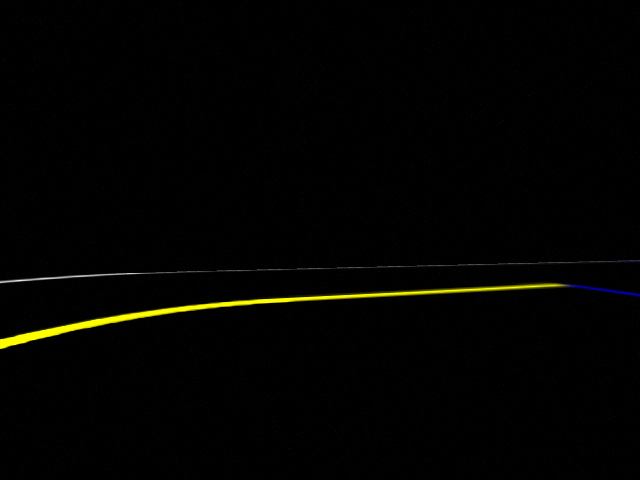
#> input picture code/testing_ws/lane_detection/images/inrightcurve.png, 640 x 480 px
$ python lane_detection_v2.py   (older library calls are emulated)
#> lines starting #> are read from the running program, lines starting #| are printed output that depends on the picture; after the words box and inside, x2 and y2 are one past the last pixel; in counts of white or black regions, pixels touching at a corner belong together
# Code from https://automaticaddison.com/the-ultimate-guide-to-real-time-lane-detection-using-opencv/

import cv2
import numpy as np
import matplotlib.pyplot as plt


def threshold_yellow(image):
    mask = cv2.inRange(image, (10, 70, 95), (100, 255, 255))
    return mask

def threshold_white(image):
    mask = cv2.inRange(image, (0,0,215), (179,35,255))
    return mask


def bird_view(roi_points, desired_roi_points, original_frame):
    transformation_matrix = cv2.getPerspectiveTransform(roi_points, desired_roi_points)
    warped_frame = cv2.warpPerspective(original_frame, transformation_matrix, (640, 480), flags=(cv2.INTER_LINEAR))
    #  warped_plot = cv2.polylines(warped_copy, desired_roi_points, True, (147, 20, 255), 3)
    return warped_frame


def bird_view_back(roi_points, desired_roi_points, frame):
    inv_transformation_matrix = cv2.getPerspectiveTransform(desired_roi_points, roi_points)
    warped_frame = cv2.warpPerspective(frame, inv_transformation_matrix, (640, 480), flags=(cv2.INTER_LINEAR))
    return warped_frame

def bird_view_back_points(roi_points, desired_roi_points, points):
    corrected_points = []
    M = cv2.getPerspectiveTransform(desired_roi_points, roi_points)
    for point in points:
        x = point[1]
        y = point[0]
        # https://stackoverflow.com/questions/55656057/how-to-use-cv2-warpperspective-with-only-one-source-point-x-y
        d = M[2, 0] * x + M[2, 1] * y + M[2, 2]
        corrected_points.append((
                int((M[0, 0] * x + M[0, 1] * y + M[0, 2]) / d), # x
                int((M[1, 0] * x + M[1, 1] * y + M[1, 2]) / d), # y
            )
        )
    return corrected_points


def calculate_histogram(frame=None):
    """
    Calculate the image histogram to find peaks in white pixel count

    :param frame: The warped image
    :param plot: Create a plot if True
    """

    # Generate the histogram
    histogram = np.sum(frame[:,:], axis=0)

    if False:

      # Draw both the image and the histogram
      figure, (ax1, ax2) = plt.subplots(2,1) # 2 row, 1 columns
      figure.set_size_inches(10, 5)
      ax1.imshow(frame, cmap='gray')
      ax1.set_title("Warped Binary Frame")
      ax2.plot(histogram)
      ax2.set_title("Histogram Peaks")
      plt.show()

    return histogram

def get_lane_line_indices_sliding_windows(histogram, warped_frame):
    """
    Get the indices of the lane line pixels using the
    sliding windows technique.

    :param: plot Show plot or not
    :return: Best fit lines for the left and right lines of the current lane
    """
    # Sliding window width is +/- margin
    margin = int((1/12) * 640)

    frame_sliding_window = warped_frame.copy()

    # Set the height of the sliding windows
    window_height = np.int(warped_frame.shape[0]/10)

    # Find the x and y coordinates of all the nonzero
    # (i.e. white) pixels in the frame.
    nonzero = warped_frame.nonzero()
    nonzeroy = np.array(nonzero[0])
    nonzerox = np.array(nonzero[1])

    # Store the pixel indices for the left and right lane lines
    left_lane_inds = []

    # Current positions for pixel indices for each window,
    # which we will continue to update
    leftx_base = np.argmax(histogram[:])
    leftx_current = leftx_base

    # Go through one window at a time
    no_of_windows = 10

    for window in range(no_of_windows):

        # Identify window boundaries in x and y (and right and left)
        win_y_low = 0 # warped_frame.shape[0] - (window + 1) * window_height
        win_y_high = 480 # warped_frame.shape[0] - window * window_height
        win_xleft_low = 0 # leftx_current - margin
        win_xleft_high = 640 #leftx_current + margin
        cv2.rectangle(frame_sliding_window,(win_xleft_low,win_y_low),(
        win_xleft_high,win_y_high), (255,255,255), 2)

        # Identify the nonzero pixels in x and y within the window
        good_left_inds = ((nonzeroy >= win_y_low) & (nonzeroy < win_y_high) &
                          (nonzerox >= win_xleft_low) & (
                           nonzerox < win_xleft_high)).nonzero()[0]

        # Append these indices to the lists
        left_lane_inds.append(good_left_inds)

        # If you found > minpix pixels, recenter next window on mean position
        minpix = int((1/24) * 640)
        if len(good_left_inds) > minpix:
            leftx_current = np.int(np.mean(nonzerox[good_left_inds]))

    # Concatenate the arrays of indices
    left_lane_inds = np.concatenate(left_lane_inds)

    # Extract the pixel coordinates for the left and right lane lines
    leftx = nonzerox[left_lane_inds]
    lefty = nonzeroy[left_lane_inds]

    weights = []
    for x, y in zip(leftx, lefty):
        weights.append(y ** 8)

    # Fit a second order polynomial curve to the pixel coordinates for
    # the left and right lane lines
    left_fit = np.polyfit(lefty, leftx, 2, w=weights)


    # Create the x and y values to plot on the image
    ploty = np.linspace(
        0, frame_sliding_window.shape[0]-1, frame_sliding_window.shape[0])
    left_fitx = left_fit[0]*ploty**2 + left_fit[1]*ploty + left_fit[2]
    # Generate an image to visualize the result
    out_img = np.dstack((
        frame_sliding_window, frame_sliding_window, (
        frame_sliding_window))) * 255

    # Add color to the left line pixels and right line pixels
    out_img[nonzeroy[left_lane_inds], nonzerox[left_lane_inds]] = [255, 0, 0]

    # Plot the figure with the sliding windows
    if False:
        figure, (ax1, ax2, ax3) = plt.subplots(3,1) # 3 rows, 1 column
        figure.set_size_inches(10, 10)
        figure.tight_layout(pad=3.0)
        ax1.imshow(cv2.cvtColor(warped_frame, cv2.COLOR_BGR2RGB))
        ax2.imshow(frame_sliding_window, cmap='gray')
        ax3.imshow(out_img)
        ax3.plot(left_fitx, ploty, color='yellow')
        ax1.set_title("Original Frame")
        ax2.set_title("Warped Frame with Sliding Windows")
        ax3.set_title("Detected Lane Lines with Sliding Windows")
        plt.show()

    return left_fit


def draw_tangent(frame, x, y, tangent):
    number_of_points = 30
    for i in range(number_of_points):
        x_s = i * (480 / number_of_points) - x
        y_s = tangent(x_s)

        x_cv = int(y + y_s)
        y_cv = int(x + x_s)
        cv2.circle(frame, (x_cv, y_cv), 4, 100, -1)


def calculate_trajectory_points(coefficients):
    points = []
    poly = lambda x: coefficients[0] * x ** 2 + coefficients[1] * x + coefficients[2]
    poly_slope = lambda x: 2 * coefficients[0] * x + coefficients[1]
    number_of_points = 30
    pixels_into_line = 150
    for i in range(number_of_points):
        x = i * (480 / number_of_points)
        y = poly(x)
        slope = poly_slope(x)
        tangent_90_deg = lambda x: - (1 / slope) * x

        x_s = - (slope * pixels_into_line) / ((slope ** 2 + 1) ** (1 / 2))
        y_s = tangent_90_deg(x_s)
        points.append((x + x_s, y + y_s))
    return points


def main():
    original_frame = cv2.imread('images/inrightcurve.png')
#> original_frame is the input picture: shape (480, 640, 3); mean B, G, R 1.1, 3.1, 3.1
    original_frame = cv2.cvtColor(original_frame, cv2.COLOR_BGR2HSV)
#> original_frame: shape (480, 640, 3); mean H, S, V 0.7, 4.1, 3.2
    threshold_frame = threshold_yellow(original_frame)
#> in threshold_yellow, `mask = cv2.inRange(image, (10, 70, 95), (100, 255, 255))`:
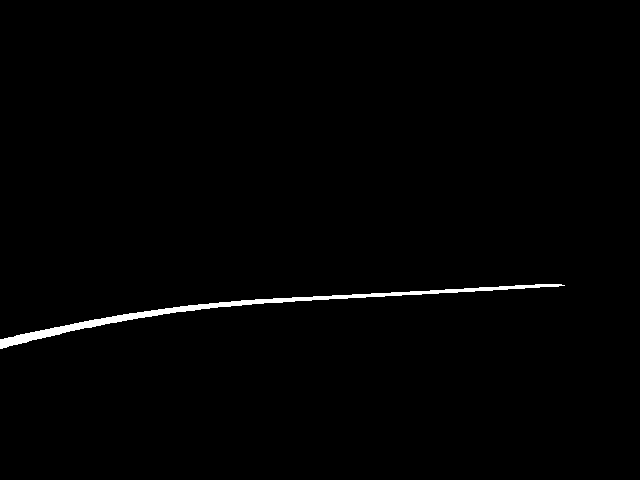
#> mask: shape (480, 640); 0.93% white; 1 white region, box (x1, y1, x2, y2) and area: (0, 284, 565, 349) 2864
    # [7 lines of commented-out code are left out]
    roi_points = np.float32([(0, 345), (564, 345), (247, 263), (375, 263)])
    padding = int(0.25 * 640)
    desired_roi_points = np.float32(
        [
            (padding, 480),
            (640-padding, 480),
            (padding, 0),
            (640-padding, 0)
        ]
    )
    threshold_frame = bird_view(roi_points, desired_roi_points, threshold_frame)
#> in bird_view, `warped_frame = cv2.warpPerspective(original_frame, transformation_matr..`:
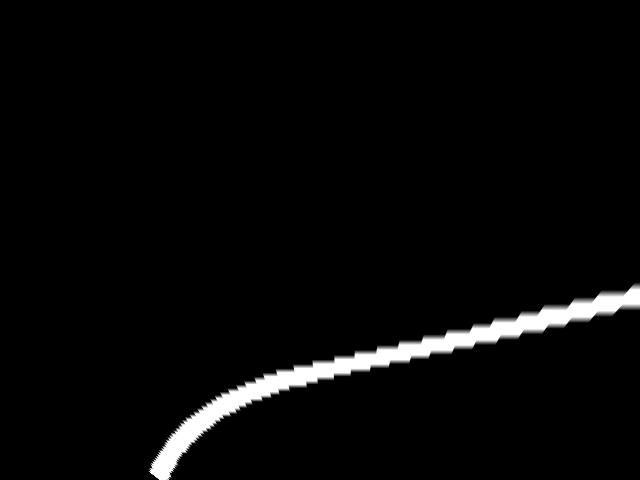
#> warped_frame: shape (480, 640); min 0, max 255, mean 8
    histogram = calculate_histogram(threshold_frame)
#> in calculate_histogram, `histogram = np.sum(frame[:,:], axis=0)`: histogram = 640 values, max 10102 at index 168, min 0 at index 0, mean 3832.9
    coefficients = get_lane_line_indices_sliding_windows(histogram, threshold_frame)
#> in get_lane_line_indices_sliding_windows, `nonzero = warped_frame.nonzero()`: nonzero = 11994 positions, rows 282 to 479, columns 148 to 639
#> in get_lane_line_indices_sliding_windows, `nonzeroy = np.array(nonzero[0])`: nonzeroy = 11994 values from 282 to 479
#> in get_lane_line_indices_sliding_windows, `nonzerox = np.array(nonzero[1])`: nonzerox = 11994 values, max 639 at index 4, min 148 at index 11723, mean 383.7
#> in get_lane_line_indices_sliding_windows, `leftx_base = np.argmax(histogram[:])`: leftx_base = 168
#> after the loop in get_lane_line_indices_sliding_windows, `for window in range(no_of_windows):`:
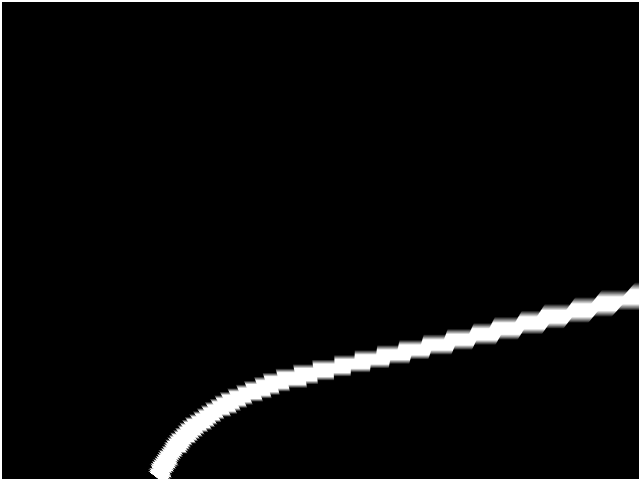
#> frame_sliding_window: shape (480, 640); 1.08% of pixels changed, all inside (x1, y1, x2, y2) = (0, 0, 640, 480)
#> after the loop in get_lane_line_indices_sliding_windows, `for window in range(no_of_windows):`: left_lane_inds = 10 items
#> the loop in get_lane_line_indices_sliding_windows, `for x, y in zip(leftx, lefty):` made 119940 passes
#> (x, y) on passes 1 to 3: (635, 282), (636, 282), (637, 282)
#> after the loop in get_lane_line_indices_sliding_windows, `for x, y in zip(leftx, lefty):`: weights = 119940 items
#> in get_lane_line_indices_sliding_windows, `left_fit = np.polyfit(lefty, leftx, 2, w=weights)`: left_fit = [0.014, -13.57, 3433.8]
#> in get_lane_line_indices_sliding_windows, `left_fitx = left_fit[0]*ploty**2 + left_fit[1]*ploty + left_fit[2]`: left_fitx = 480 values, max 3433.8 at index 0, min 149.8 at index 479, mean 1256.9
#> in get_lane_line_indices_sliding_windows, `out_img = np.dstack(( frame_sliding_window, frame_sliding_window, ( fr..`:
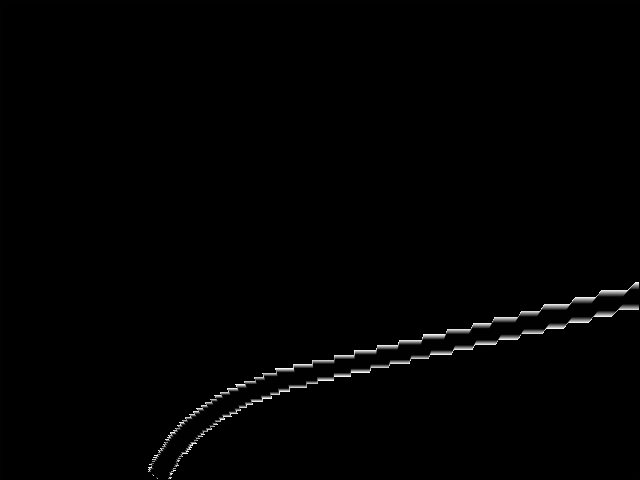
#> out_img: shape (480, 640, 3); min 0, max 255, mean 2
#> in get_lane_line_indices_sliding_windows, `out_img[nonzeroy[left_lane_inds], nonzerox[left_lane_inds]] = [255, 0,..`:
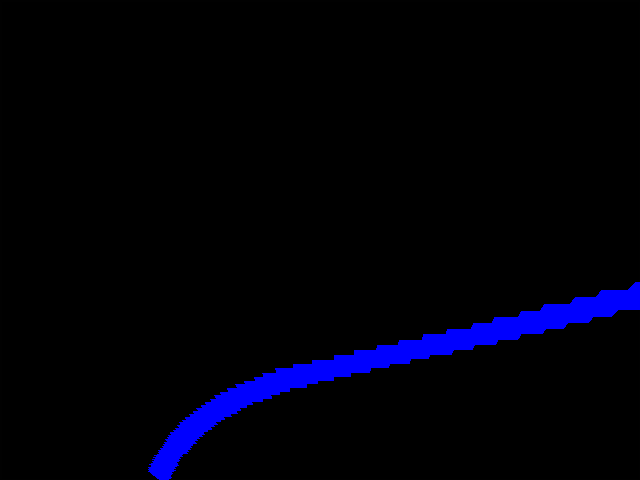
#> out_img: shape (480, 640, 3); 3.9% of pixels changed, all inside (x1, y1, x2, y2) = (148, 282, 640, 480); drawn as B, G, R
#> coefficients = [0.014, -13.57, 3433.8]
    points = calculate_trajectory_points(coefficients)
#> points = 30 pairs, first value 149.6 to 555.7, second value 272.2 to 3444.8
    corrected_points = bird_view_back_points(roi_points, desired_roi_points, points)
#> in bird_view_back_points, `M = cv2.getPerspectiveTransform(desired_roi_points, roi_points)`: M = [[0.4, -0.515, 183], [0, -0.385, 263], [0, -0.00161, 1]]
#> the loop in bird_view_back_points, `for point in points:` made 30 passes
#> (point, x, y, d) on passes 1 to 12: ((149.6, 3444.8), 3444.8, 149.6, 0.759), ((165.6, 3231.7), 3231.7, 165.6, 0.733), ((181.5, 3025.7), 3025.7, 181.5, 0.708), ((197.5, 2827), 2827, 197.5, 0.682), ((213.5, 2635.4), 2635.4, 213.5, 0.656), ((229.4, 2451.1), 2451.1, 229.4, 0.631), ((245.4, 2274), 2274, 245.4, 0.605), ((261.3, 2104.1), 2104.1, 261.3, 0.579), ((277.3, 1941.4), 1941.4, 277.3, 0.553), ((293.2, 1786), 1786, 293.2, 0.528), ((309.1, 1637.8), 1637.8, 309.1, 0.502), ((325, 1496.9), 1496.9, 325, 0.477)
#> after the loop in bird_view_back_points, `for point in points:`: corrected_points = 30 pairs, first value 56 to 1954, second value 270 to 468
    frame = cv2.cvtColor(original_frame, cv2.COLOR_HSV2BGR)
    for point in corrected_points:
        cv2.circle(frame, (int(point[0]), int(point[1])), 4, (0, 98, 0), -1)
#> this loop made 30 passes
#> point on passes 1 to 12: (1954, 270), (1896, 271), (1836, 272), (1777, 274), (1717, 275), (1657, 277), (1597, 278), (1537, 280), (1475, 282), (1414, 284), (1352, 286), (1289, 289)
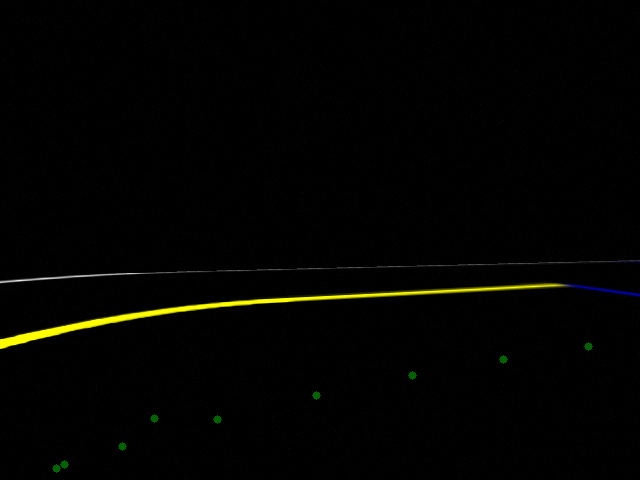
#> frame: shape (480, 640, 3); mean B, G, R 1.1, 3.3, 3.1

    cv2.imshow("Mask", frame)
    #cv2.imshow("Mask", threshold_frame)
    cv2.waitKey(0)
    # [12 lines of commented-out code are left out]


main()

$ run again, with code/testing_ws/lane_detection/images/leftcurve.png copied over code/testing_ws/lane_detection/images/inrightcurve.png
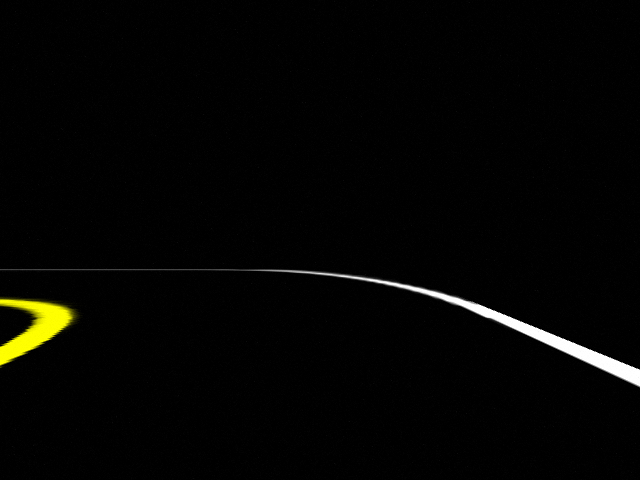
#> input picture code/testing_ws/lane_detection/images/leftcurve.png, 640 x 480 px
#> in main, original_frame is the input picture: shape (480, 640, 3); mean B, G, R 3.1, 4.9, 4.9
#> original_frame: shape (480, 640, 3); mean H, S, V 0.3, 2.6, 4.9
#> mask: shape (480, 640); 0.73% white; 1 white region, box (x1, y1, x2, y2) and area: (0, 299, 73, 366) 2240
#> in calculate_histogram, `histogram = np.sum(frame[:,:], axis=0)`: histogram = 640 values, max 9688 at index 159, min 0 at index 0, mean 1387.8
#> nonzero = 3788 positions, rows 368 to 479, columns 15 to 182
#> nonzeroy = 3788 values from 368 to 479
#> nonzerox = 3788 values, max 182 at index 3764, min 15 at index 0, mean 110.1
#> leftx_base = 159
#> after the loop in get_lane_line_indices_sliding_windows, `for window in range(no_of_windows):`:
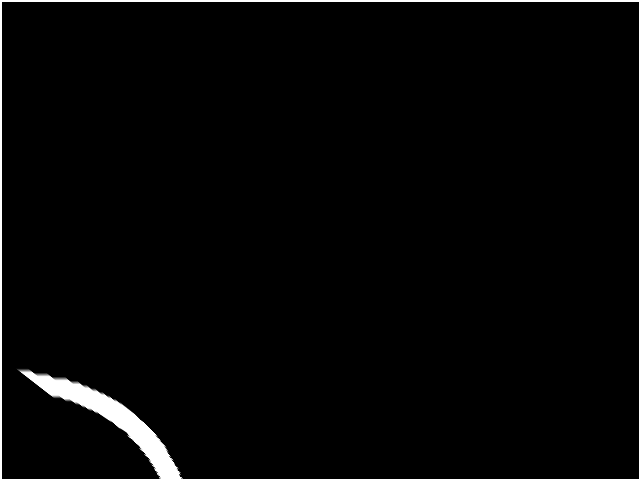
#> frame_sliding_window: shape (480, 640); min 0, max 255, mean 5.7
#> after the loop in get_lane_line_indices_sliding_windows, `for window in range(no_of_windows):`: left_lane_inds = 10 items
#> the loop in get_lane_line_indices_sliding_windows, `for x, y in zip(leftx, lefty):` made 37880 passes
#> (x, y) on passes 1 to 3: (15, 368), (16, 368), (17, 368)
#> after the loop in get_lane_line_indices_sliding_windows, `for x, y in zip(leftx, lefty):`: weights = 37880 items
#> left_fit = [-0.0112, 10.79, -2437.8]
#> left_fitx = 480 values from -2437.8 to 167.5
#> coefficients = [-0.0112, 10.79, -2437.8]
#> points = 30 pairs, first value -149.4 to 406, second value -2424 to 302
#> M = [[0.4, -0.515, 183], [0, -0.385, 263], [0, -0.00161, 1]]
#> the loop in bird_view_back_points, `for point in points:` made 30 passes
#> (point, x, y, d) on passes 1 to 8: ((-149.4, -2424), -2424, -149.4, 1.24), ((-133.3, -2253.6), -2253.6, -133.3, 1.21), ((-117.3, -2089), -2089, -117.3, 1.19), ((-101.2, -1930.1), -1930.1, -101.2, 1.16), ((-85.15, -1776.8), -1776.8, -85.15, 1.14), ((-69.08, -1629.2), -1629.2, -69.08, 1.11), ((-53.01, -1487.3), -1487.3, -53.01, 1.09), ((-36.92, -1351.1), -1351.1, -36.92, 1.06)
#> after the loop in bird_view_back_points, `for point in points:`: corrected_points = 30 pairs, first value -572 to 274, second value 258 to 308
#> the loop in main, `for point in corrected_points:` made 30 passes
#> point on passes 1 to 8: (-572, 258), (-534, 258), (-498, 259), (-461, 259), (-425, 260), (-389, 260), (-354, 261), (-319, 261)
#> after the loop in main, `for point in corrected_points:`:
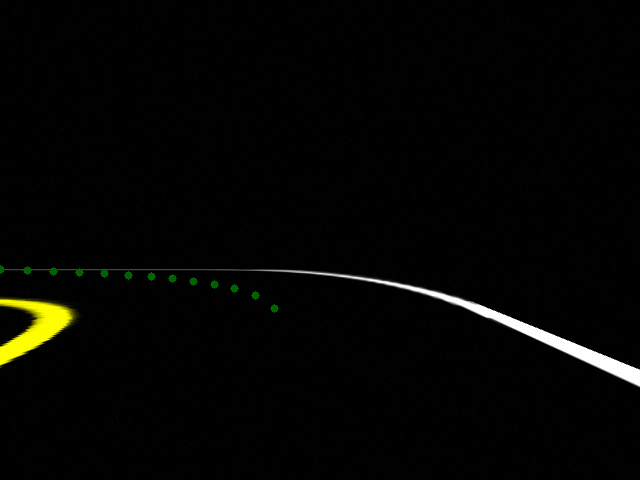
#> frame: shape (480, 640, 3); mean B, G, R 3.1, 5.1, 4.9
